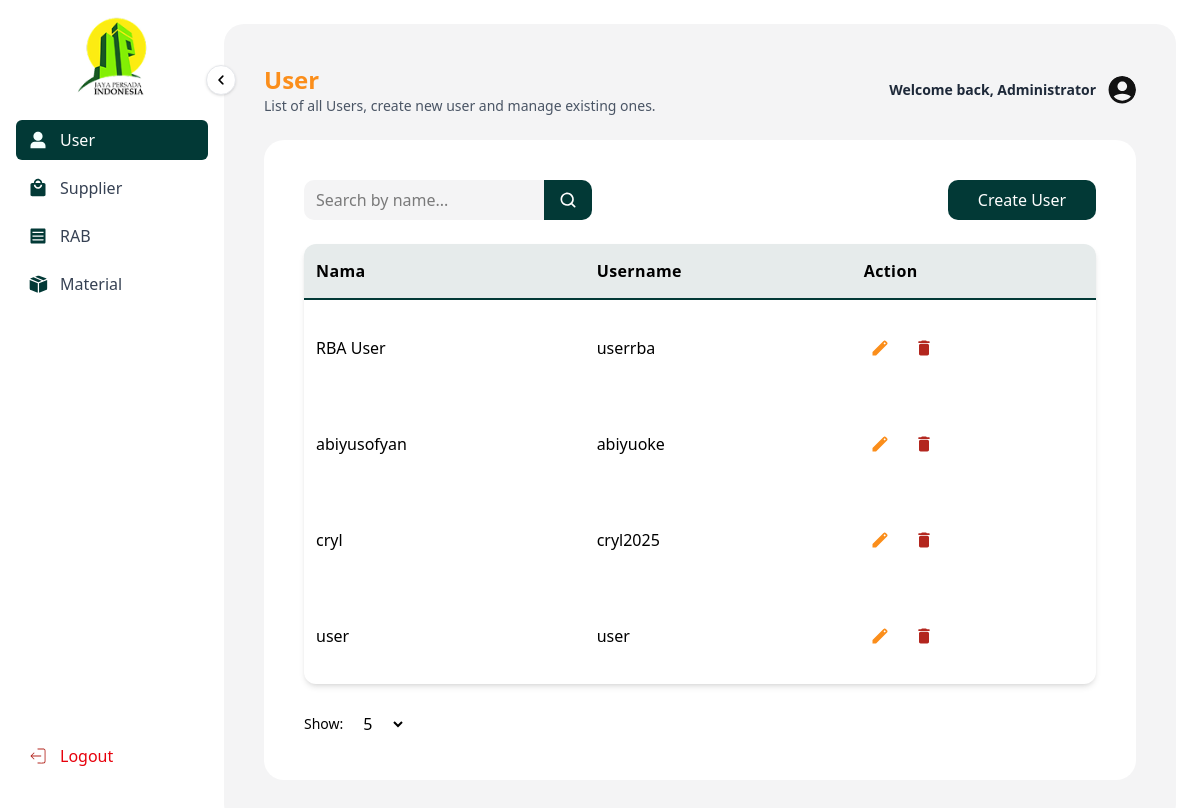
Screenshot of /src/views/user.php (signed in) with the database file from the repository.
### tables this page shows
CREATE TABLE `users` (
  `id_user` int(11) NOT NULL,
  `nama` varchar(100) DEFAULT NULL,
  `username` varchar(100) DEFAULT NULL,
  `password` varchar(255) DEFAULT NULL,
  `role` enum('admin','user_rab','supplier') DEFAULT 'user_rab'
);

### src/views/user.php (the view, shortened to what this page needs)
<?php
include '../partials/sidebar.php';
include '../config/database.php';
$search = isset($_GET['search']) ? trim($_GET['search']) : '';
$limit = isset($_GET['limit']) ? (int)$_GET['limit'] : 5;
$page = isset($_GET['page']) ? (int)$_GET['page'] : 1;
$offset = ($page - 1) * $limit;
$whereClause = "WHERE role='user_rab'";
$query = "SELECT * FROM users $whereClause ORDER BY id_user ASC LIMIT $limit OFFSET $offset";
$result = mysqli_query($conn, $query);
$data = [];
while ($row = mysqli_fetch_assoc($result)) {
    $data[] = $row;
}
?>
<!DOCTYPE html>
<html lang="en">
<head>
  <link href="../assets/css/output.css" rel="stylesheet">
</head>
<body class="bg-white">
  <main id="main-content"
      class="ml-56 mt-[24px] mb-[24px] mr-[24px] transition-all duration-300 ease-in-out p-[40px] min-h-screen bg-zinc-100 rounded-[20px]">
  <div class="">
      <div class="flex items-center justify-between mb-6">
        <div>
          <h1 class="text-2xl font-semibold text-[#FB8E1B]">User</h1>
          <p class="text-sm text-gray-600">
            List of all Users, create new user and manage existing ones.
          </p>
        </div>
        <div class="flex items-center gap-3">
          <p class="text-sm font-semibold text-gray-800">
            Welcome back, <?= htmlspecialchars($_SESSION['nama']) ?>
          </p>
          <img src="../assets/image/profile.svg" alt="Profile Icon" class="w-7 h-7 rounded-full cursor-pointer">
        </div>
      </div>
    <div class="w-full mx-auto bg-white rounded-[20px] p-[40px]">
        <div class="flex flex-col-reverse gap-3 lg:flex-row lg:items-center lg:justify-between mb-[24px]">
        <form method="GET" class="flex items-center">
            <input autocomplete="off" type="text" name="search" value="<?= htmlspecialchars($search) ?>"
            class="bg-zinc-100 rounded-tl-[10px] rounded-bl-[10px] px-3 py-2 w-60 outline-none focus:zinc-100"
            placeholder="Search by name...">
            <button type="submit" class="bg-[#023936] text-white px-4 py-2 cursor-pointer rounded-tr-[10px] rounded-br-[10px] inline-flex h-[40px] justify-center items-center">
                <img src="../assets/image/search.svg" alt="">
            </button>
        </form>
        <button id="openModal" class="px-5 py-2 bg-[#023936] w-[148px] cursor-pointer text-white rounded-[10px] inline-flex justify-center items-center gap-2.5">Create User</button>
        </div>
        <div class="w-full overflow-auto rounded-xl shadow-md">
        <table class="w-full">
            <thead class="border-[#023936] bg-[#E6EBEB] border-b-2">
              <tr>
                <th class="py-4 tracking-wide px-3 text-left">Nama</th>
                <th class="py-4 tracking-wide px-3 text-left">Username</th>
                <th class="py-4 tracking-wide px-3 text-left">Action</th>
              </tr>
            </thead>
            <tbody class="">
              <?php if (empty($data)): ?>
                <tr><td colspan="4" class="text-center py-4 text-gray-500">Data kosong.</td></tr>
              <?php else: ?>
                <?php foreach ($data as $row): ?>
                  <tr class="hover:bg-[#E6EBEB]">
                    <td class="py-8 px-3"><?= htmlspecialchars($row['nama']) ?></td>
                    <td class="py-8 px-3"><?= htmlspecialchars($row['username'] ?? '-') ?></td>
                    <td class="py-8 px-3">
                      <div class="flex gap-3 items-center">
                        <a href="detailUser.php?id=<?= $row['id_user'] ?>"
                          class="flex items-center justify-center hover:bg-blue-100 transition-colors w-8 h-8 duration-150 rounded-xs" title="Edit User">
                          <img src="../assets/image/edit.svg" alt="Edit" class="w-5 h-5">
                        </a>
                        <a href="?delete=<?= $row['id_user'] ?>"
                          onclick="return confirm('Apakah Anda yakin ingin menghapus user ini?')"
                          class="flex items-center justify-center hover:bg-blue-100 transition-colors w-8 h-8 duration-150 rounded-xs" title="Hapus User">
                          <img src="../assets/image/delete.svg" alt="Delete" class="w-5 h-5">
                        </a>
                      </div>
                    </td>
                  </tr>
                <?php endforeach; ?>
              <?php endif; ?>
            </tbody>
        </table>
        </div>
      <div class="flex justify-between items-center mt-[24px]">
          <form method="GET" class="flex items-center gap-2">
            <label for="limit" class="text-sm">Show:</label>
            <select name="limit" id="limit" class="px-2 py-1 rounded" onchange="this.form.submit()">
              <?php foreach ([5, 10, 25, 50] as $opt): ?>
                <option value="<?= $opt ?>" <?= $opt == $limit
    ? "selected"
    : "" ?>><?= $opt ?></option>
                <?php endforeach; ?>
            </select>
          </form>
      </div>
    </div>
  </div>
</main>
</body>
</html>

### rows the page displays
users: nama "RBA User", username "userrba"
users: nama "abiyusofyan", username "abiyuoke"
users: nama "cryl", username "cryl2025"
users: nama "user", username "user"

### other values shown
$item['label'] "User"
$item['label'] "Supplier"
$item['label'] "RAB"
$item['label'] "Material"
$_SESSION['nama'] "Administrator"
form field limit "5"
